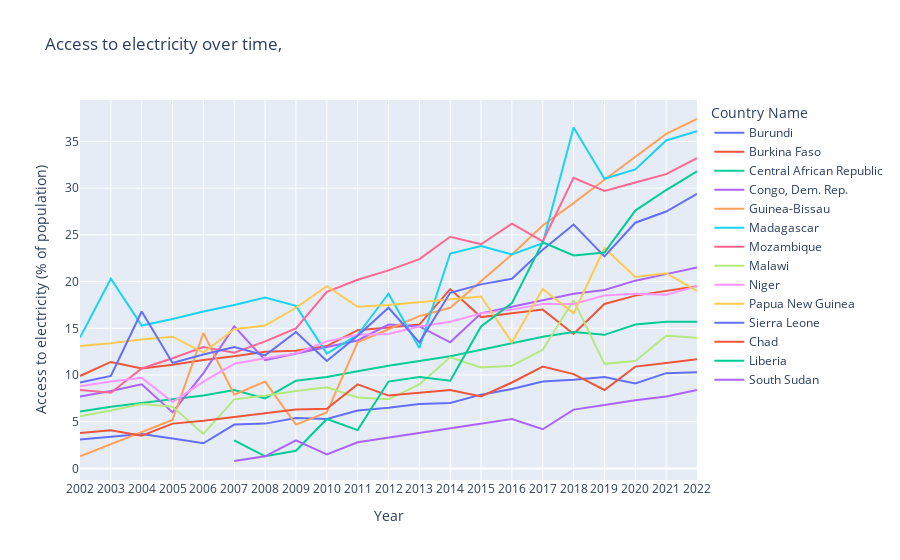

Source (notebook cell):
### Code cell
bottom_countries_electricity = electricity_by_country_by_year[electricity_by_country_by_year["Country Name"].isin(bottom_countries.index)]

fig = px.line(
    bottom_countries_electricity,
    x="Year",
    y="Access to electricity (% of population)",
    color="Country Name",
    title="Access to electricity over time, "
)
fig.show()

### Figure 1 — Plotly figure (JSON) as saved in the notebook; plotly's stock layout.template omitted (floating-point values rounded to 4 significant figures)
{"data": [{"hovertemplate": "Country Name=Burundi<br>Year=%{x}<br>Access to electricity (% of population)=%{y}<extra></extra>", "legendgroup": "Burundi", "line": {"color": "#636efa", "dash": "solid"}, "marker": {"symbol": "circle"}, "mode": "lines", "name": "Burundi", "orientation": "v", "showlegend": true, "type": "scatter", "x": ["2002", "2003", "2004", "2005", "2006", "2007", "2008", "2009", "2010", "2011", "2012", "2013", "2014", "2015", "2016", "2017", "2018", "2019", "2020", "2021", "2022"], "xaxis": "x", "y": [3.1, 3.4, 3.7, 3.2, 2.7, 4.7, 4.8, 5.4, 5.3, 6.2, 6.5, 6.9, 7, 7.9, 8.5, 9.3, 9.5, 9.8, 9.1, 10.2, 10.3], "yaxis": "y"}, {"hovertemplate": "Country Name=Burkina Faso<br>Year=%{x}<br>Access to electricity (% of population)=%{y}<extra></extra>", "legendgroup": "Burkina Faso", "line": {"color": "#EF553B", "dash": "solid"}, "marker": {"symbol": "circle"}, "mode": "lines", "name": "Burkina Faso", "orientation": "v", "showlegend": true, "type": "scatter", "x": ["2002", "2003", "2004", "2005", "2006", "2007", "2008", "2009", "2010", "2011", "2012", "2013", "2014", "2015", "2016", "2017", "2018", "2019", "2020", "2021", "2022"], "xaxis": "x", "y": [9.9, 11.4, 10.7, 11.1, 11.6, 12, 12.5, 12.6, 13.1, 14.8, 15.1, 15.4, 19.2, 16.2, 16.6, 17, 14.4, 17.6, 18.5, 19, 19.5], "yaxis": "y"}, {"hovertemplate": "Country Name=Central African Republic<br>Year=%{x}<br>Access to electricity (% of population)=%{y}<extra></extra>", "legendgroup": "Central African Republic", "line": {"color": "#00cc96", "dash": "solid"}, "marker": {"symbol": "circle"}, "mode": "lines", "name": "Central African Republic", "orientation": "v", "showlegend": true, "type": "scatter", "x": ["2002", "2003", "2004", "2005", "2006", "2007", "2008", "2009", "2010", "2011", "2012", "2013", "2014", "2015", "2016", "2017", "2018", "2019", "2020", "2021", "2022"], "xaxis": "x", "y": [6.1, 6.6, 7, 7.4, 7.8, 8.4, 7.5, 9.4, 9.8, 10.4, 11, 11.5, 12, 12.7, 13.4, 14.1, 14.6, 14.3, 15.4, 15.7, 15.7], "yaxis": "y"}, {"hovertemplate": "Country Name=Congo, Dem. Rep.<br>Year=%{x}<br>Access to electricity (% of population)=%{y}<extra></extra>", "legendgroup": "Congo, Dem. Rep.", "line": {"color": "#ab63fa", "dash": "solid"}, "marker": {"symbol": "circle"}, "mode": "lines", "name": "Congo, Dem. Rep.", "orientation": "v", "showlegend": true, "type": "scatter", "x": ["2002", "2003", "2004", "2005", "2006", "2007", "2008", "2009", "2010", "2011", "2012", "2013", "2014", "2015", "2016", "2017", "2018", "2019", "2020", "2021", "2022"], "xaxis": "x", "y": [7.7, 8.3, 9, 6, 10.2, 15.2, 11.6, 12.3, 13, 13.7, 15.4, 15.2, 13.5, 16.6, 17.3, 18, 18.7, 19.1, 20.1, 20.8, 21.5], "yaxis": "y"}, {"hovertemplate": "Country Name=Guinea-Bissau<br>Year=%{x}<br>Access to electricity (% of population)=%{y}<extra></extra>", "legendgroup": "Guinea-Bissau", "line": {"color": "#FFA15A", "dash": "solid"}, "marker": {"symbol": "circle"}, "mode": "lines", "name": "Guinea-Bissau", "orientation": "v", "showlegend": true, "type": "scatter", "x": ["2002", "2003", "2004", "2005", "2006", "2007", "2008", "2009", "2010", "2011", "2012", "2013", "2014", "2015", "2016", "2017", "2018", "2019", "2020", "2021", "2022"], "xaxis": "x", "y": [1.3, 2.6, 3.9, 5.2, 14.5, 7.9, 9.3, 4.7, 6, 13.5, 14.9, 16.3, 17.2, 20.1, 22.9, 26, 28.4, 30.9, 33.4, 35.8, 37.4], "yaxis": "y"}, {"hovertemplate": "Country Name=Madagascar<br>Year=%{x}<br>Access to electricity (% of population)=%{y}<extra></extra>", "legendgroup": "Madagascar", "line": {"color": "#19d3f3", "dash": "solid"}, "marker": {"symbol": "circle"}, "mode": "lines", "name": "Madagascar", "orientation": "v", "showlegend": true, "type": "scatter", "x": ["2002", "2003", "2004", "2005", "2006", "2007", "2008", "2009", "2010", "2011", "2012", "2013", "2014", "2015", "2016", "2017", "2018", "2019", "2020", "2021", "2022"], "xaxis": "x", "y": [14, 20.3, 15.3, 16, 16.8, 17.5, 18.3, 17.4, 12.3, 14.3, 18.7, 12.9, 23, 23.8, 22.9, 24.1, 36.5, 31, 32, 35.1, 36.1], "yaxis": "y"}, {"hovertemplate": "Country Name=Mozambique<br>Year=%{x}<br>Access to electricity (% of population)=%{y}<extra></extra>", "legendgroup": "Mozambique", "line": {"color": "#FF6692", "dash": "solid"}, "marker": {"symbol": "circle"}, "mode": "lines", "name": "Mozambique", "orientation": "v", "showlegend": true, "type": "scatter", "x": ["2002", "2003", "2004", "2005", "2006", "2007", "2008", "2009", "2010", "2011", "2012", "2013", "2014", "2015", "2016", "2017", "2018", "2019", "2020", "2021", "2022"], "xaxis": "x", "y": [8.4, 8.1, 10.7, 11.8, 13, 12.4, 13.6, 15, 18.9, 20.2, 21.2, 22.4, 24.8, 24, 26.2, 24.3, 31.1, 29.7, 30.6, 31.5, 33.2], "yaxis": "y"}, {"hovertemplate": "Country Name=Malawi<br>Year=%{x}<br>Access to electricity (% of population)=%{y}<extra></extra>", "legendgroup": "Malawi", "line": {"color": "#B6E880", "dash": "solid"}, "marker": {"symbol": "circle"}, "mode": "lines", "name": "Malawi", "orientation": "v", "showlegend": true, "type": "scatter", "x": ["2002", "2003", "2004", "2005", "2006", "2007", "2008", "2009", "2010", "2011", "2012", "2013", "2014", "2015", "2016", "2017", "2018", "2019", "2020", "2021", "2022"], "xaxis": "x", "y": [5.6, 6.2, 6.9, 6.6, 3.7, 7.4, 7.8, 8.3, 8.7, 7.6, 7.4, 9, 11.9, 10.8, 11, 12.7, 18, 11.2, 11.5, 14.2, 14], "yaxis": "y"}, {"hovertemplate": "Country Name=Niger<br>Year=%{x}<br>Access to electricity (% of population)=%{y}<extra></extra>", "legendgroup": "Niger", "line": {"color": "#FF97FF", "dash": "solid"}, "marker": {"symbol": "circle"}, "mode": "lines", "name": "Niger", "orientation": "v", "showlegend": true, "type": "scatter", "x": ["2002", "2003", "2004", "2005", "2006", "2007", "2008", "2009", "2010", "2011", "2012", "2013", "2014", "2015", "2016", "2017", "2018", "2019", "2020", "2021", "2022"], "xaxis": "x", "y": [8.8, 9.3, 9.7, 7.1, 9.3, 11.2, 11.8, 12.3, 13.6, 14.3, 14.4, 15.2, 15.7, 16.6, 17, 17.6, 17.6, 18.5, 18.7, 18.6, 19.5], "yaxis": "y"}, {"hovertemplate": "Country Name=Papua New Guinea<br>Year=%{x}<br>Access to electricity (% of population)=%{y}<extra></extra>", "legendgroup": "Papua New Guinea", "line": {"color": "#FECB52", "dash": "solid"}, "marker": {"symbol": "circle"}, "mode": "lines", "name": "Papua New Guinea", "orientation": "v", "showlegend": true, "type": "scatter", "x": ["2002", "2003", "2004", "2005", "2006", "2007", "2008", "2009", "2010", "2011", "2012", "2013", "2014", "2015", "2016", "2017", "2018", "2019", "2020", "2021", "2022"], "xaxis": "x", "y": [13.1, 13.4, 13.8, 14.1, 12.4, 14.9, 15.3, 17.2, 19.5, 17.3, 17.5, 17.8, 18.1, 18.4, 13.5, 19.2, 16.6, 23.6, 20.5, 20.9, 19], "yaxis": "y"}, {"hovertemplate": "Country Name=Sierra Leone<br>Year=%{x}<br>Access to electricity (% of population)=%{y}<extra></extra>", "legendgroup": "Sierra Leone", "line": {"color": "#636efa", "dash": "solid"}, "marker": {"symbol": "circle"}, "mode": "lines", "name": "Sierra Leone", "orientation": "v", "showlegend": true, "type": "scatter", "x": ["2002", "2003", "2004", "2005", "2006", "2007", "2008", "2009", "2010", "2011", "2012", "2013", "2014", "2015", "2016", "2017", "2018", "2019", "2020", "2021", "2022"], "xaxis": "x", "y": [9.2, 9.9, 16.8, 11.3, 12.2, 13, 12.1, 14.6, 11.5, 14.2, 17.2, 13.5, 18.8, 19.7, 20.3, 23.4, 26.1, 22.7, 26.3, 27.5, 29.4], "yaxis": "y"}, {"hovertemplate": "Country Name=Chad<br>Year=%{x}<br>Access to electricity (% of population)=%{y}<extra></extra>", "legendgroup": "Chad", "line": {"color": "#EF553B", "dash": "solid"}, "marker": {"symbol": "circle"}, "mode": "lines", "name": "Chad", "orientation": "v", "showlegend": true, "type": "scatter", "x": ["2002", "2003", "2004", "2005", "2006", "2007", "2008", "2009", "2010", "2011", "2012", "2013", "2014", "2015", "2016", "2017", "2018", "2019", "2020", "2021", "2022"], "xaxis": "x", "y": [3.8, 4.1, 3.5, 4.8, 5.1, 5.5, 5.9, 6.3, 6.4, 9, 7.8, 8.1, 8.4, 7.7, 9.2, 10.9, 10.1, 8.4, 10.9, 11.3, 11.7], "yaxis": "y"}, {"hovertemplate": "Country Name=Liberia<br>Year=%{x}<br>Access to electricity (% of population)=%{y}<extra></extra>", "legendgroup": "Liberia", "line": {"color": "#00cc96", "dash": "solid"}, "marker": {"symbol": "circle"}, "mode": "lines", "name": "Liberia", "orientation": "v", "showlegend": true, "type": "scatter", "x": ["2007", "2008", "2009", "2010", "2011", "2012", "2013", "2014", "2015", "2016", "2017", "2018", "2019", "2020", "2021", "2022"], "xaxis": "x", "y": [3, 1.3, 1.9, 5.3, 4.1, 9.3, 9.8, 9.4, 15.2, 17.7, 24.2, 22.8, 23.1, 27.6, 29.8, 31.8], "yaxis": "y"}, {"hovertemplate": "Country Name=South Sudan<br>Year=%{x}<br>Access to electricity (% of population)=%{y}<extra></extra>", "legendgroup": "South Sudan", "line": {"color": "#ab63fa", "dash": "solid"}, "marker": {"symbol": "circle"}, "mode": "lines", "name": "South Sudan", "orientation": "v", "showlegend": true, "type": "scatter", "x": ["2007", "2008", "2009", "2010", "2011", "2012", "2013", "2014", "2015", "2016", "2017", "2018", "2019", "2020", "2021", "2022"], "xaxis": "x", "y": [0.8, 1.3, 3, 1.5, 2.8, 3.3, 3.8, 4.3, 4.8, 5.3, 4.2, 6.3, 6.8, 7.3, 7.7, 8.4], "yaxis": "y"}], "layout": {"legend": {"title": {"text": "Country Name"}, "tracegroupgap": 0}, "title": {"text": "Access to electricity over time, "}, "xaxis": {"anchor": "y", "domain": [0, 1], "title": {"text": "Year"}}, "yaxis": {"anchor": "x", "domain": [0, 1], "title": {"text": "Access to electricity (% of population)"}}}}
